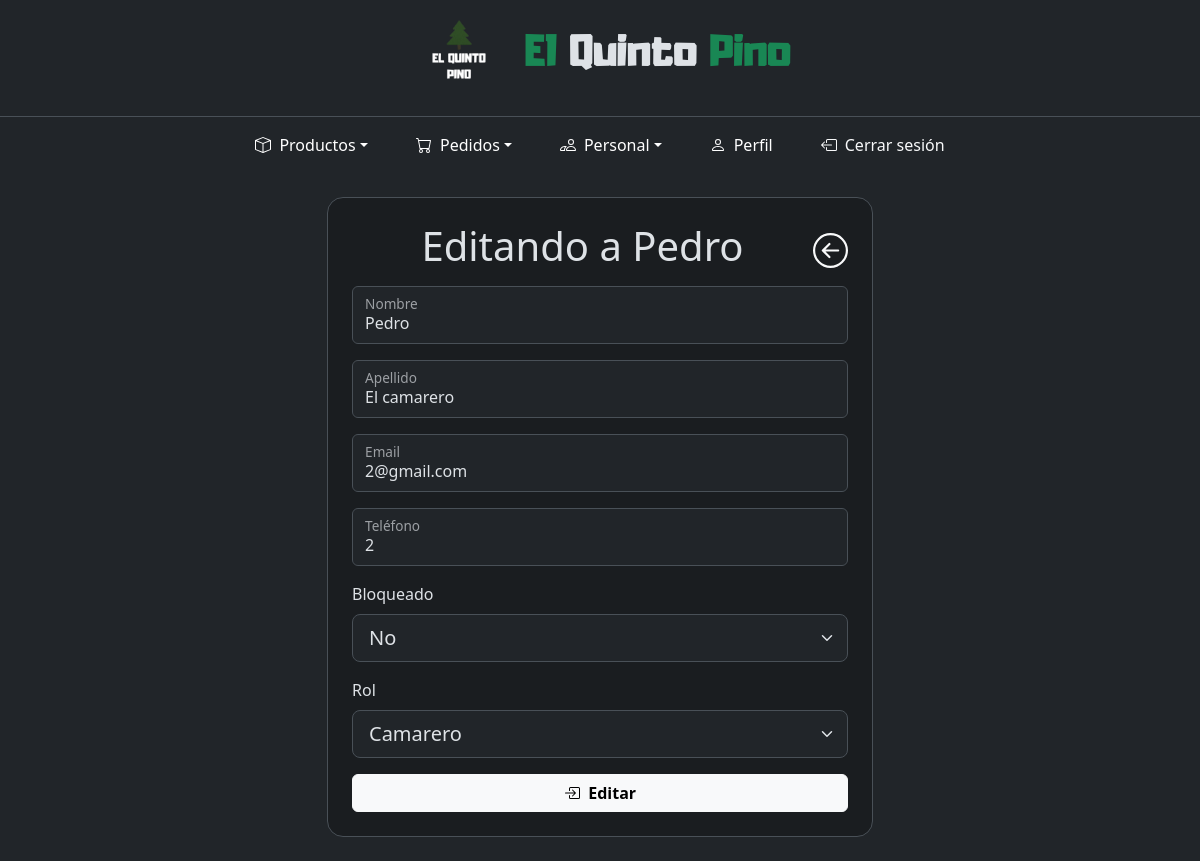
The app's page /encargado/editarPersonal.php?id=2 (signed in) with its own data.
### tables this page shows
CREATE TABLE `usuario` (
  `dni` varchar(255) NOT NULL,
  `password` varchar(255) NOT NULL,
  `nombre` varchar(255) NOT NULL,
  `apellido` varchar(255) NOT NULL,
  `rol` int(11) NOT NULL COMMENT '0- normal\r\n1- camarero\r\n2- encargado',
  `email` varchar(255) NOT NULL,
  `telefono` varchar(255) NOT NULL,
  `direccion` varchar(255) DEFAULT NULL,
  `estado` tinyint(1) NOT NULL COMMENT '0- desbloqueado 1- bloqueado'
);

### encargado/editarPersonal.php (the view, shortened to what this page needs)
<?php
include("../components/conexion.php");
?>
<!DOCTYPE html>
<html lang="es" data-bs-theme="dark">
<head>
    <link rel="stylesheet" href="../bootstrap/css/bootstrap.min.css" />
    <link rel="stylesheet" href="../styles.css" />
</head>
<body>
    <div class="container-fluid min-vh-100 d-flex flex-column">
        <?php
        include("../components/header.php");
        include("navbar.php");
        $idPersonal = $_GET["id"];
        $consulta = "SELECT * FROM usuario WHERE dni = '$idPersonal'";
        $result = mysqli_query($conn, $consulta);
        $row = mysqli_fetch_array($result);
        ?>
        <main class="container my-4 flex-grow-1">
            <div class="row justify-content-center">
                <div class="col-12 col-md-10 col-lg-8 col-xl-6">
                    <section class="bg-dark-subtle border rounded-4 p-3 p-sm-4">
                        <header class="text-center mb-3">
                            <h2 class="display-6">
                                <a href="/restaurante/encargado/personal.php" class="float-end link-light"> </a>
                                Editando a <strong><?php echo $row["nombre"] ?></strong>
                            </h2>
                        </header>
                        <div class="row justify-content-center">
                            <form action="editarPersonal02.php" method="post" class="col-12">
                                <div class="form-floating mb-3">
                                    <input type="text" class="form-control" id="nombre" name="nombre" placeholder="Nombre" value="<?php echo $row["nombre"] ?>" required />
                                    <label for="nombre">Nombre</label>
                                </div>
                                <div class="form-floating mb-3">
                                    <input type="text" class="form-control" id="apellido" name="apellido" placeholder="apellido" value="<?php echo $row["apellido"] ?>" required />
                                    <label for="apellido">Apellido</label>
                                </div>
                                <div class="form-floating mb-3">
                                    <input type="email" class="form-control" id="email" name="email" placeholder="email" value="<?php echo $row["email"] ?>" required />
                                    <label for="email">Email</label>
                                </div>
                                <div class="form-floating mb-3">
                                    <input type="text" class="form-control" id="telefono" name="telefono" placeholder="telefono" value="<?php echo $row["telefono"] ?>" required />
                                    <label for="telefono">Teléfono</label>
                                </div>
                                <div class="form-floating mb-3">
                                    <div class="mb-3">
                                        <label for="bloqueado" class="form-label">Bloqueado</label>
                                        <select
                                            class="form-select form-select-lg"
                                            name="bloqueado"
                                            id="bloqueado">
                                            <?php
                                            if ($row["estado"] == 0) {
                                            ?>
                                                <option value="no" selected>No</option>
                                            <?php
                                            } else {
                                            ?>
                                                <option value="si" selected>Si</option>
                                                <option value="no">No</option>
                                            <?php
                                            }
                                            ?>
                                        </select>
                                    </div>
                                </div>
                                <div class="form-floating mb-3">
                                    <div class="mb-3">
                                        <label for="rol" class="form-label">Rol</label>
                                        <select
                                            class="form-select form-select-lg"
                                            name="rol"
                                            id="rol">
                                            <?php
                                            if ($row["rol"] == 1) {
                                            ?>
                                                <option value="camarero" selected>Camarero</option>
                                            <?php
                                            } else {
                                            ?>
                                                <option value="encargado">Encargado</option>
                                                <option value="camarero" selected>Camarero</option>
                                            <?php
                                            }
                                            ?>
                                        </select>
                                    </div>
                                </div>
                                <div class="d-grid ">
                                    <button type="submit" class="btn btn-light fw-bold lead d-flex align-items-center justify-content-center">
                                        &nbsp; Editar</button>
                                </div>
                            </form>
                        </div>
                    </section>
                </div>
            </div>
        </main>
    </div>
</body>
</html>

### styles.css (style rules this page uses)
body { background-image: url(/restaurante/img/background02.jpg); background-repeat: no-repeat; background-size: cover; background-position: center; }

### records on screen
usuario: nombre "Pedro", apellido "El camarero", email "2@gmail.com", telefono "2", bloqueado "No", rol "Camarero"
